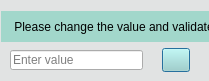
<?xml version="1.0" encoding="UTF-8"?>
<ui version="4.0">
 <class>Dialog</class>
 <widget class="QDialog" name="Dialog">
  <property name="geometry">
   <rect>
    <x>0</x>
    <y>0</y>
    <width>209</width>
    <height>81</height>
   </rect>
  </property>
  <property name="windowTitle">
   <string>Parameter value</string>
  </property>
  <property name="windowIcon">
   <iconset>
    <normaloff>../icons/pencil.png</normaloff>../icons/pencil.png</iconset>
  </property>
  <property name="styleSheet">
   <string notr="true">QDialog{
	font: 8pt &quot;Frutiger LT Com 55 Roman&quot;;
background-color:rgb(225, 227, 227)
}
</string>
  </property>
  <widget class="QLabel" name="label1">
   <property name="geometry">
    <rect>
     <x>1</x>
     <y>11</y>
     <width>211</width>
     <height>31</height>
    </rect>
   </property>
   <property name="styleSheet">
    <string notr="true">background-color: rgb(162, 215, 203);
font: 8pt &quot;Frutiger 55 Roman&quot;;
</string>
   </property>
   <property name="text">
    <string>    Please change the value and validate:</string>
   </property>
  </widget>
  <widget class="QPushButton" name="ok">
   <property name="geometry">
    <rect>
     <x>162</x>
     <y>48</y>
     <width>28</width>
     <height>24</height>
    </rect>
   </property>
   <property name="toolTip">
    <string>Validate value</string>
   </property>
   <property name="styleSheet">
    <string notr="true">background-color: rgb(162, 215, 203);
font: 8pt &quot;Frutiger 55 Roman&quot;;
</string>
   </property>
   <property name="text">
    <string/>
   </property>
   <property name="icon">
    <iconset>
     <normaloff>../icons/tick.png</normaloff>../icons/tick.png</iconset>
   </property>
   <property name="autoRepeat">
    <bool>false</bool>
   </property>
  </widget>
  <widget class="QLineEdit" name="lineEdit2">
   <property name="geometry">
    <rect>
     <x>10</x>
     <y>50</y>
     <width>133</width>
     <height>20</height>
    </rect>
   </property>
   <property name="toolTip">
    <string/>
   </property>
   <property name="inputMask">
    <string/>
   </property>
   <property name="text">
    <string/>
   </property>
   <property name="placeholderText">
    <string>Enter value</string>
   </property>
  </widget>
 </widget>
 <resources/>
 <connections/>
</ui>
